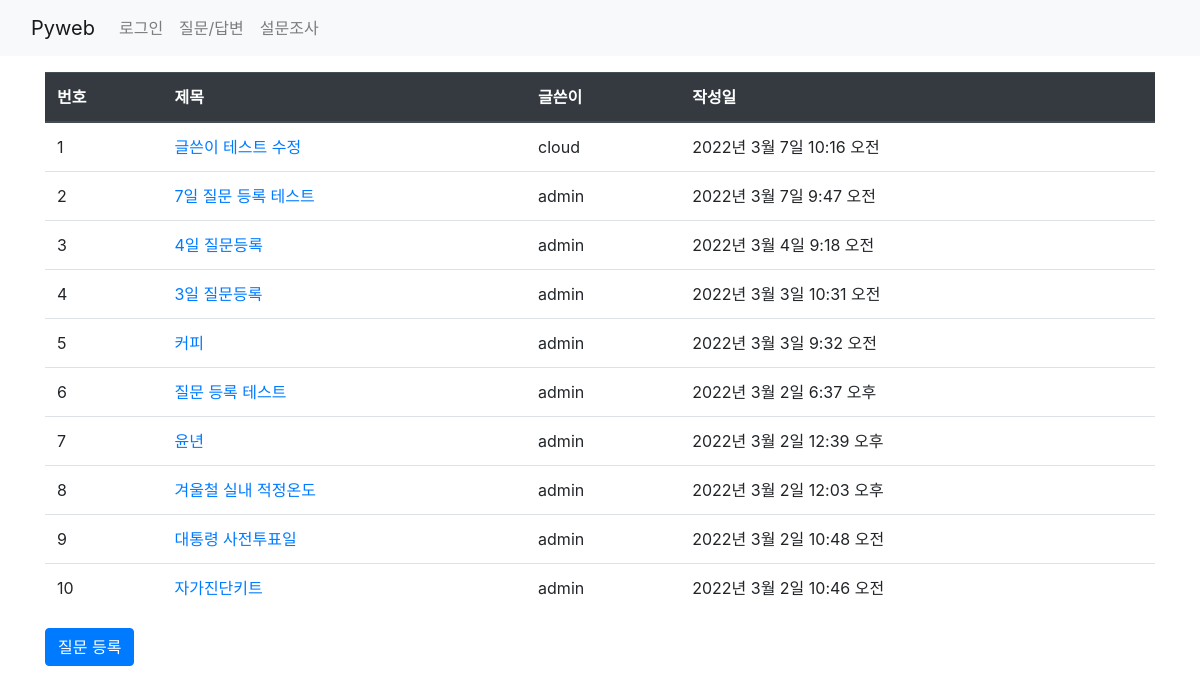
Before: /board/boardlist/ with the older database file.
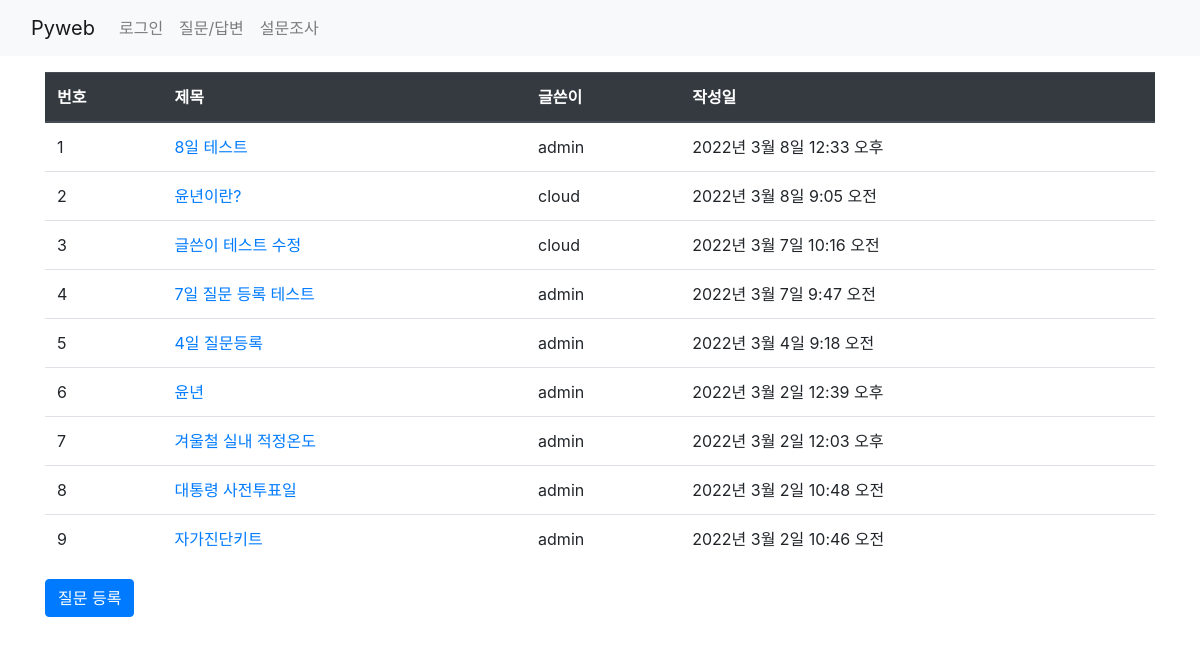
After: the same page with the newer database file.
### board/models.py (models this page shows, shortened)
class Question(models.Model):
    subject = models.CharField(max_length=200)
    content = models.TextField()
    create_date = models.DateTimeField()
    modify_date = models.DateTimeField(null=True, blank=True)  # null 허용, blank - 폼 데이터 null
    author = models.ForeignKey(User, on_delete=models.CASCADE)

### board/views.py (the view)
# urls.py: path('boardlist/', views.boardlist, name='boardlist'),
def boardlist(request):
    question_list = Question.objects.order_by('-create_date')  # '-' : 내림차순, '-pk'도 가능
    return render(request, 'board/question_list.html',
                  {'question_list': question_list})

### templates/board/question_list.html (shortened to what this page needs)
{% extends 'base.html' %}
{% block content %}
    <div class="container my-3">
        <table class="table">
            <thead class="thead-dark">
                <tr>
                    <th>번호</th><th>제목</th><th>글쓴이</th><th>작성일</th>
                </tr>
            </thead>
            <tbody>
                {% if question_list %}
                    {% for question in question_list %}
                    <tr>
                        <td>{{ forloop.counter }}</td>
                        <td><a href="{% url 'board:detail' question.id %}">{{ question.subject }}</a></td>
                        <td>{{ question.author }}</td>
                        <td>{{ question.create_date }}</td>
                    </tr>
                    {% endfor %}
                {% else %}
                    <p>질문이 없습니다.</p>
                {% endif %}
            </tbody>
        </table>
        <a class="btn btn-primary" href="{% url 'board:question_create' %}">질문 등록</a>
    </div>
{% endblock %}

### templates/base.html (shortened to what this page needs)
<!DOCTYPE html>
{% load static %}
<html lang="ko">
<head>
    <link rel="stylesheet" href="{% static 'board/css/bootstrap.css/' %}">
</head>
<body>
{% include 'navbar.html' %}
{% block content %}{% endblock %}
</body>
</html>

### templates/navbar.html (shortened to what this page needs)
<nav class="navbar navbar-expand-lg navbar-light bg-light">
    <div class="container-fluid">
        <a class="navbar-brand" href="{% url 'board:index' %}">Pyweb</a>
        <div class="collapse navbar-collapse" id="navbarNav">
            <div class="navbar-nav">
                <li class="nav-item">
                    {% if user.is_authenticated %}
                        <a class="nav-link" href="{% url 'common:logout' %}">({{ user.username }}님)로그아웃</a>
                    {% else %}
                        <a class="nav-link" href="{% url 'common:login' %}">로그인</a>
                    {% endif %}
                </li>
                <li class="nav-item">
                    <a class="nav-link" href="{% url 'board:boardlist' %}">질문/답변</a>
                </li>
                <li class="nav-item">
                    <a class="nav-link" href="{% url 'polls:index' %}">설문조사</a>
                </li>
            </div>
        </div>
    </div>
</nav>

Changed rows visible on the page:
removed Question: subject "3일 질문등록", author "admin", create_date "2022년 3월 3일 10:31 오전"
removed Question: subject "커피", author "admin", create_date "2022년 3월 3일 9:32 오전"
removed Question: subject "질문 등록 테스트", author "admin", create_date "2022년 3월 2일 6:37 오후"
added Question: subject "8일 테스트", author "admin", create_date "2022년 3월 8일 12:33 오후"
added Question: subject "윤년이란?", author "cloud", create_date "2022년 3월 8일 9:05 오전"
